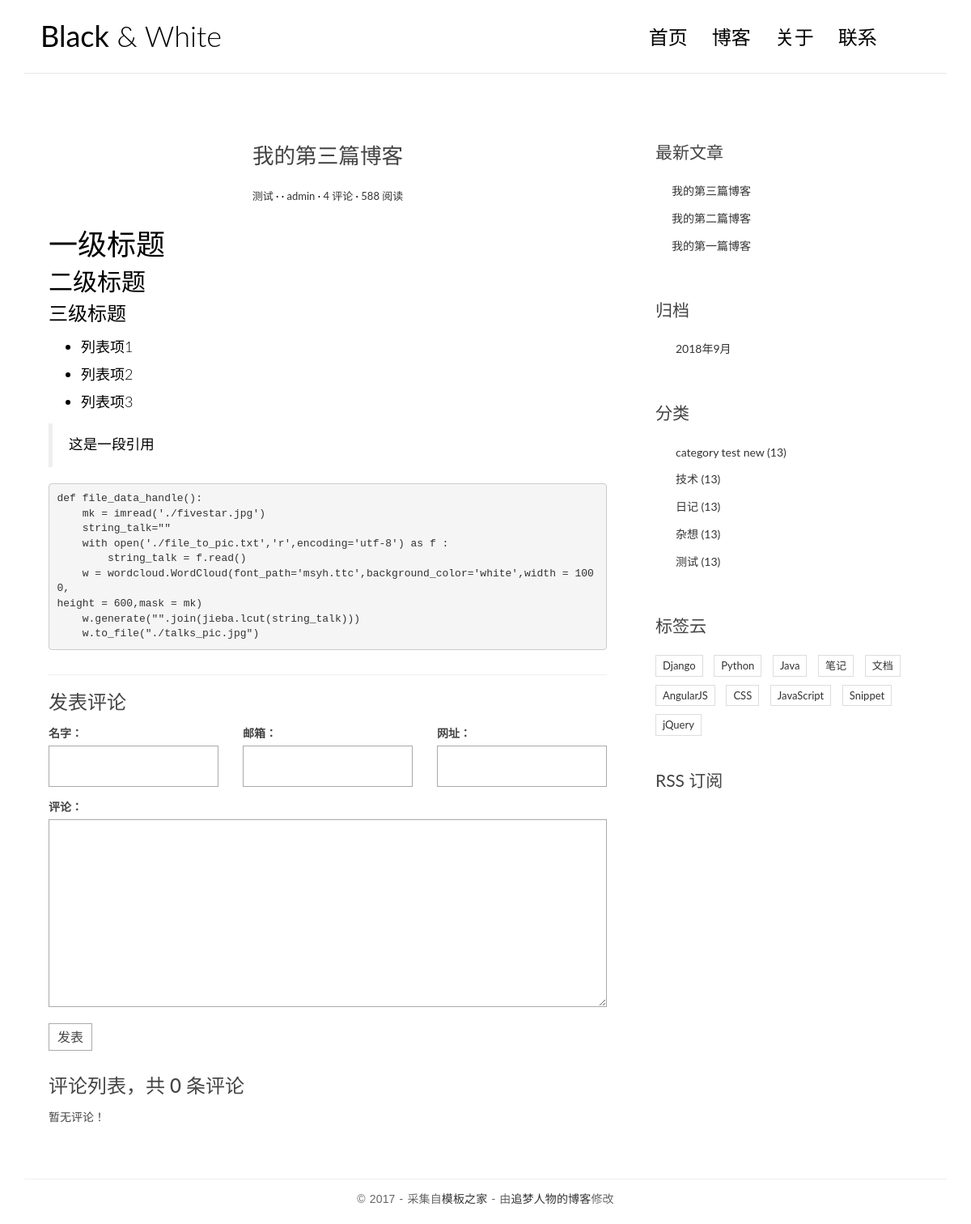
Page /post/4/ on the earlier database version.
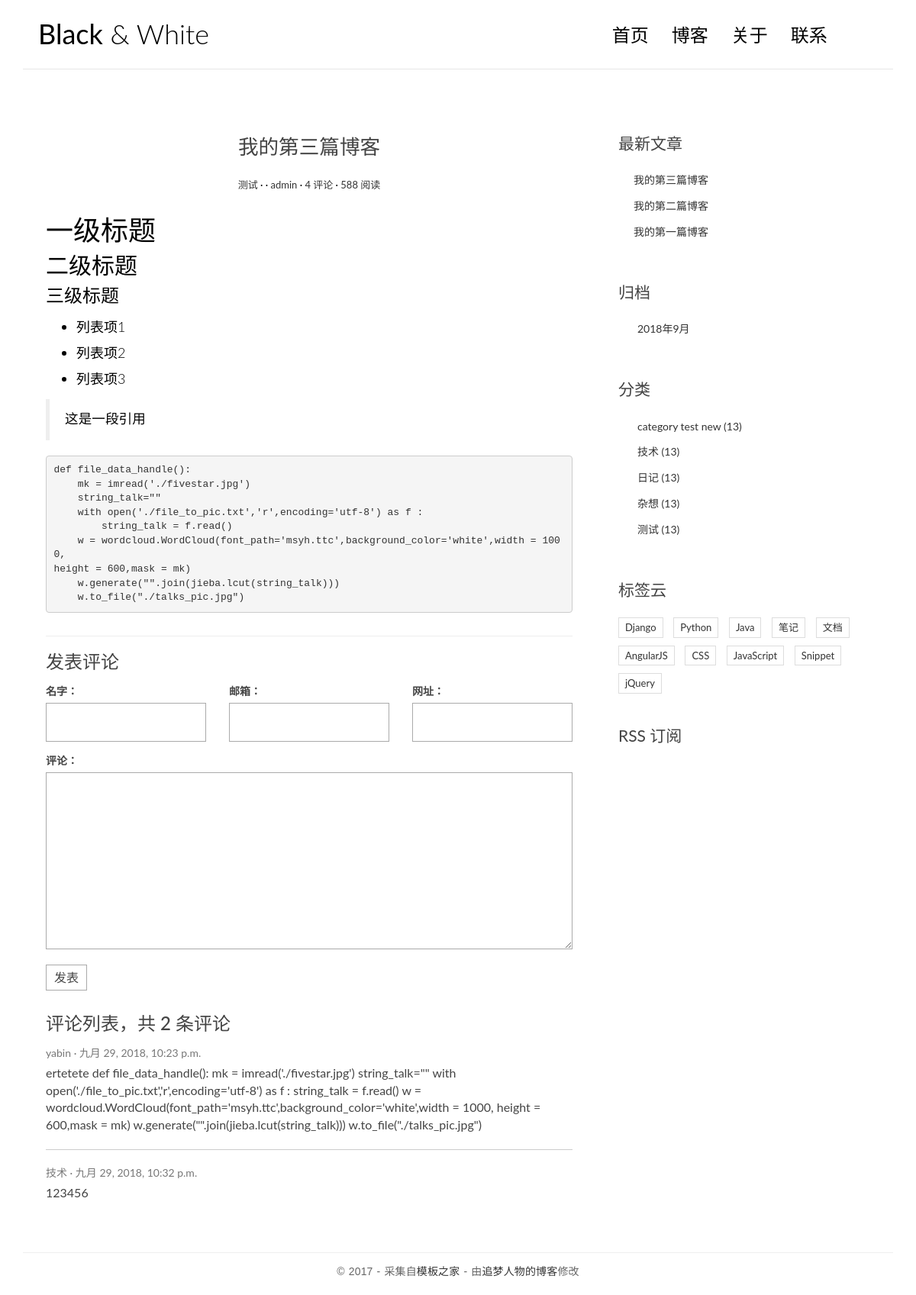
Same page on the later database version.
### blog/models.py (models this page shows, shortened)
class Post(models.Model):
    title = models.CharField(max_length=100)
    body = models.TextField()
    create_time = models.DateTimeField()
    modified_time = models.DateTimeField()
    excerpt = models.CharField(max_length=200,blank = True)
    category = models.ForeignKey(Category, on_delete=models.CASCADE)
    tag = models.ManyToManyField(Tag, blank = True)
    author = models.ForeignKey(User, on_delete=models.CASCADE)
    def get_absolute_url(self):
        return reverse('blog:detail',kwargs = {'pk':self.pk})
    class Meta:
        ordering = ['-create_time','title']

class Category(models.Model):
    name = models.CharField(max_length=100)

### comments/models.py (models this page shows, shortened)
class Comment(models.Model):
     name = models.CharField(max_length = 100)
     email = models.EmailField(max_length = 255)
     url = models.URLField(blank = True)
     text = models.TextField()
     create_time = models.DateTimeField(auto_now_add = True)
     post = models.ForeignKey(Post, on_delete=models.CASCADE)

### blog/views.py (the view)
# urls.py: url(r'^post/(?P<pk>[0-9]+)/$',views.detail,name ='detail'),
def detail(request,pk):
    post = get_object_or_404(Post,pk=pk)
    md = markdown.Markdown(extensions=[
        'markdown.extensions.extra',
        'markdown.extensions.codehilite',
        'markdown.extensions.toc',
    ])
    post.body = md.convert(post.body)
    post.toc = md.toc
    form = CommentForm()
    comment_list = post.comment_set.all()
    context = {'post': post,
               'comment_list': comment_list,
               'form': form
               }
    return render(request,'blog/detail.html', context=context)

### comments/forms.py
class CommentForm(forms.ModelForm):
    class Meta:
        model = Comment
        fields = ['name','email','url','text']

### blog/templatetags/blog_tags.py (called while the page is built)
@register.simple_tag
def get_recent_posts(num=5):
    return Post.objects.all().order_by('-create_time')[:num]

@register.simple_tag
def get_archives():
    return Post.objects.dates('create_time','month',order = 'DESC')

@register.simple_tag
def get_categories():
    return Category.objects.all()

### templates/blog/detail.html (shortened to what this page needs)
{% extends 'base.html' %}
{% block main %}
    <article class="post post-{{ post.pk }}">
        <header class="entry-header">
            <h1 class="entry-title">{{ post.title }}</h1>
            <div class="entry-meta">
                <span class="post-category"><a href="#">{{ post.category.name }}</a></span>
                <span class="post-date"></span>
                <span class="post-author"><a href="#">{{post.author}}</a></span>
                <span class="comments-link"><a href="#">4 评论</a></span>
                <span class="views-count"><a href="#">588 阅读</a></span>
            </div>
        </header>
        <div class="entry-content clearfix">
            {{ post.body|safe }}
        </div>
    </article>
    <section class="comment-area" id="comment-area">
        <hr>
        <h3>发表评论</h3>
        <form action="{%url 'comments:post_comment' post.pk %}" method="post" class="comment-form">
            <div class="row">
                <div class="col-md-4">
                    <label for="{{ form.name.id_for_label }}">名字：</label>
                    {{ form.name }}
                </div>
                <div class="col-md-4">
                    <label for="{{ form.email.id_for_label }}">邮箱：</label>
                    {{ form.email }}
                </div>
                <div class="col-md-4">
                    <label for="{{ form.url.id_for_label }}">网址：</label>
                    {{ form.url }}
                </div>
                <div class="col-md-12">
                    <label for="form.text.id_for_label">评论：</label>
                    {{ form.text }}
                    <button type="submit" class="comment-btn">发表</button>
                </div>
            </div>
        </form>
        <div class="comment-list-panel">
            <h3>评论列表，共 <span>{{ post.comment_set.count }}</span> 条评论</h3>
            <ul class="comment-list list-unstyled">
                {% for comment in comment_list %}
                <li class="comment-item">
                    <span class="nickname">{{comment.name}}</span>
                    <time class="submit-date">{{ comment.create_time }}</time>
                    <div class="text">
                        {{ comment.text }}
                    </div>
                </li>
                {% empty %}
                暂无评论！
                {% endfor %}
            </ul>
        </div>
    </section>
{% endblock main %}

### templates/base.html (shortened to what this page needs)
{% load staticfiles %}
{% load blog_tags %}
<!DOCTYPE html>
<html>
<head>
    <link rel="stylesheet" href="{% static 'blog/css/bootstrap.min.css' %}">
    <link rel="stylesheet" href="http://code.ionicframework.com/ionicons/2.0.1/css/ionicons.min.css">
    <link rel="stylesheet" href="{% static 'blog/css/pace.css' %}">
    <link rel="stylesheet" href="{% static 'blog/css/custom.css' %}">
</head>
<body>
<div class="container">
    <header id="site-header">
        <div class="row">
            <div class="col-md-4 col-sm-5 col-xs-8">
                <div class="logo">
                    <h1><a href="{% url 'blog:index'%}"><b>Black</b> &amp; White</a></h1>
                </div>
            </div>
            <div class="col-md-8 col-sm-7 col-xs-4">
                <nav class="main-nav" role="navigation">
                    <div class="collapse navbar-collapse" id="bs-example-navbar-collapse-1">
                        <ul class="nav navbar-nav navbar-right">
                            <li class="cl-effect-11"><a href="{% url 'blog:index' %}" data-hover="首页">首页</a></li>
                            <li class="cl-effect-11"><a href="full-width.html" data-hover="博客">博客</a></li>
                            <li class="cl-effect-11"><a href="about.html" data-hover="关于">关于</a></li>
                            <li class="cl-effect-11"><a href="contact.html" data-hover="联系">联系</a></li>
                        </ul>
                    </div>
                </nav>
            </div>
        </div>
    </header>
</div>
<div class="content-body">
    <div class="container">
        <div class="row">
            <main class="col-md-8">
                {% block main %}
                {% endblock main %}
            </main>
            <aside class="col-md-4">
                <div class="widget widget-recent-posts">
                    {% get_recent_posts as recent_post_list %}
                    <h3 class="widget-title">最新文章</h3>
                    <ul>
                        {% for post in recent_post_list %}
                        <li>
                            <a href="{{ post.get_absolute_url }}">{{post.title}}</a>
                        </li>
                        {% empty %}
                        暂无文章！
                        {% endfor %}
                    </ul>
                </div>
                <div class="widget widget-archives">
                    {% get_archives as date_list %}
                    <h3 class="widget-title">归档</h3>
                    <ul>
                        {% for date in date_list%}
                        <li>
                            <a href="{% url 'blog:archives' date.year date.month %}">{{ date.year }}年{{ date.month }}月</a>
                        </li>
                        {% empty %}
                        暂无文章！
                        {% endfor %}
                    </ul>
                </div>
                <div class="widget widget-category">
                    {% get_categories as category_list %}
                    <h3 class="widget-title">分类</h3>
                    <ul>
                        {% for category in category_list %}
                        <li>
                            <a href="{% url 'blog:category' category.pk %}">{{category.name}} <span class="post-count">(13)</span></a>
                        </li>
                        {% empty %}
                        暂无文章！
                        {% endfor %}
                    </ul>
                </div>
                <div class="widget widget-tag-cloud">
                    <h3 class="widget-title">标签云</h3>
                    <ul>
                        <li>
                            <a href="#">Django</a>
                        </li>
                        <li>
                            <a href="#">Python</a>
                        </li>
                        <li>
                            <a href="#">Java</a>
                        </li>
                        <li>
                            <a href="#">笔记</a>
                        </li>
                        <li>
                            <a href="#">文档</a>
                        </li>
                        <li>
                            <a href="#">AngularJS</a>
                        </li>
                        <li>
                            <a href="#">CSS</a>
                        </li>
                        <li>
                            <a href="#">JavaScript</a>
                        </li>
                        <li>
                            <a href="#">Snippet</a>
                        </li>
                        <li>
                            <a href="#">jQuery</a>
                        </li>
                    </ul>
                </div>
                <div class="rss">
                    <a href=""> RSS 订阅</a>
                </div>
            </aside>
        </div>
    </div>
</div>
<footer id="site-footer">
    <div class="container">
        <div class="row">
            <div class="col-md-12">
                <p class="copyright">&copy 2017 - 采集自<a href="http://www.cssmoban.com/"
                                                        target="_blank" title="模板之家">模板之家</a>
                    - 由<a href="http://zmrenwu.com/" title="网页模板" target="_blank">追梦人物的博客</a>修改
                </p>
            </div>
        </div>
    </div>
</footer>
</body>
</html>

### static/blog/css/custom.css (style rules this page uses)
* { outline: none; }
h1, h2, h3, h4, h5, h6 { margin-top: 0; }
b { font-weight: 400; }
a { color: #333; }
body { color: #444; font-family: 'Lato', sans-serif; }
p { font-family: 'Ubuntu', sans-serif; font-weight: 400; word-spacing: 1px; letter-spacing: 0.01em; }
#site-header { background-color: #FFF; padding: 25px 20px; margin-bottom: 40px; border-bottom: 1px solid #e7e7e7; }
.logo h1 a { color: #000; }
.logo h1 { margin: 0; font-family: 'Lato', sans-serif; font-weight: 300; }
.main-nav { margin-top: 11px; max-width: 95%; }
.main-nav a { color: #000000 !important; padding: 0 0 5px 0 !important; margin-right: 30px; font-family: 'Lato', sans-serif; font-weight: 300; font-size: 24px; }
.cl-effect-11 a { padding: 10px 0; color: #0972b4; text-shadow: none; }
.cl-effect-11 a::before { position: absolute; top: 0; left: 0; overflow: hidden; padding: 0 0 5px 0 !important; max-width: 0; border-bottom: 1px solid #000; color: #000; content: attr(data-hover); white-space: nowrap; -webkit-transition: max-width 0.5s; -moz-transition: max-width 0.5s; transition: max-width 0.5s; }
.content-body { padding-bottom: 4em; }
.post { background: #fff; padding: 30px 30px 0; }
.entry-title { text-align: center; font-size: 1.9em; margin-bottom: 20px; line-height: 1.6; padding: 10px 20px 0; }
.entry-meta { text-align: center; color: #DDDDDD; font-size: 13px; margin-bottom: 30px; }
.entry-content { font-size: 18px; line-height: 1.9; font-weight: 300; color: #000; }
.post-category::after, .post-date::after, .post-author::after, .comments-link::after { content: ' ·'; color: #000; }
.widget { background: #fff; padding: 30px 0 0; }
.widget-title { font-size: 1.5em; margin-bottom: 20px; line-height: 1.6; padding: 10px 0 0; font-weight: 400; }
.widget-recent-posts ul { padding: 0; margin: 0; padding-left: 20px; }
.widget-recent-posts ul li { list-style-type: none; position: relative; line-height: 170%; margin-bottom: 10px; }
.widget-recent-posts ul li::before { content: '\f3d3'; font-family: "Ionicons"; position: absolute; left: -17px; top: 3px; font-size: 16px; color: #000; }
.widget-archives ul { padding: 0; margin: 0; padding-left: 25px; }
.widget-archives ul li { list-style-type: none; position: relative; line-height: 170%; margin-bottom: 10px; }
.widget-archives ul li::before { content: '\f3f3'; font-family: "Ionicons"; position: absolute; left: -25px; top: 1px; font-size: 16px; color: #000; }
.widget-category ul { padding: 0; margin: 0; padding-left: 25px; }
.widget-category ul li { list-style-type: none; position: relative; line-height: 170%; margin-bottom: 10px; }
.widget-category ul li::before { content: '\f3fe'; font-family: "Ionicons"; position: absolute; left: -25px; top: 1px; font-size: 18px; color: #000; }
.widget-tag-cloud ul { padding: 0; margin: 0; margin-right: -10px; }
.widget-tag-cloud ul li { list-style-type: none; font-size: 13px; display: inline-block; margin-right: 10px; margin-bottom: 10px; padding: 3px 8px; border: 1px solid #ddd; }
.rss { font-size: 21px; margin-top: 30px; }
.rss a { color: #444; }
#site-footer { padding-top: 10px; padding: 0 0 1.5em 0; }
.copyright { text-align: center; padding-top: 1em; margin: 0; border-top: 1px solid #eee; color: #666; }
.contact-form input, .comment-form input { border: 1px solid #aaa; margin-bottom: 15px; width: 100%; padding: 15px 15px; font-size: 16px; line-height: 100%; transition: 0.4s border-color linear; }
.contact-form textarea, .comment-form textarea { border: 1px solid #aaa; margin-bottom: 15px; width: 100%; padding: 15px 15px; font-size: 16px; line-height: 20px !important; min-height: 183px; transition: 0.4s border-color linear; }
.comment-area { padding: 0 30px 0; }
.comment-form { margin-top: 15px; }
.comment-form .comment-btn { background-color: #fff; border: 1px solid #aaa; font-size: 16px; padding: 5px 10px; }
.comment-list-panel { margin-top: 30px; }
.comment-list { margin-top: 15px; }
.comment-item:not(:last-child) { border-bottom: 1px #ccc solid; margin-bottom: 20px; padding-bottom: 20px; }
.comment-item .nickname, .comment-item .submit-date { color: #777; font-size: 14px; }
.comment-item .nickname:after { content: ' ·'; }
.comment-item .text { padding-top: 5px; font-size: 16px; }

Differences in the rows shown:
computed for Post "我的第三篇博客": comment_set.count "0" → "2"
added Comment: name "yabin", create_time "九月 29, 2018, 10:23 p.m.", text "ertetete def file_data_handle(): mk = imread('./fivestar.jpg') string_talk=\"\" with open('./file_to_pic.txt','r',encoding='utf-8') as f : string_talk = f.read() w = wordcloud.WordCloud(font_path='msyh.ttc',background_color='white',width = 1000, height = 600,mask = mk) w.generate(\"\".join(jieba.lcut(string_talk))) w.to_file(\"./talks_pic.jpg\")"
added Comment: name "技术", create_time "九月 29, 2018, 10:32 p.m.", text "123456"
Other differences:
text no longer shown: "暂无评论！"
